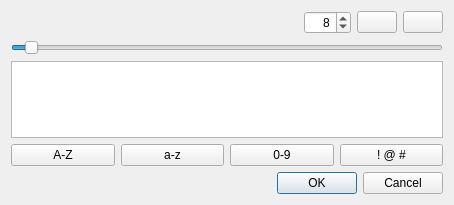
<?xml version="1.0" encoding="UTF-8"?>
<ui version="4.0">
 <class>KeyGenerator</class>
 <widget class="QDialog" name="KeyGenerator">
  <property name="geometry">
   <rect>
    <x>0</x>
    <y>0</y>
    <width>454</width>
    <height>205</height>
   </rect>
  </property>
  <property name="windowTitle">
   <string>Key Generator</string>
  </property>
  <layout class="QGridLayout" name="gridLayout">
   <item row="3" column="3">
    <widget class="QPushButton" name="IncludeSymbols">
     <property name="text">
      <string>! @ #</string>
     </property>
     <property name="checkable">
      <bool>true</bool>
     </property>
     <attribute name="buttonGroup">
      <string notr="true">buttonGroup</string>
     </attribute>
    </widget>
   </item>
   <item row="2" column="0" colspan="4">
    <widget class="QTextEdit" name="Code"/>
   </item>
   <item row="3" column="0">
    <widget class="QPushButton" name="IncludeCapitals">
     <property name="text">
      <string>A-Z</string>
     </property>
     <property name="checkable">
      <bool>true</bool>
     </property>
     <attribute name="buttonGroup">
      <string notr="true">buttonGroup</string>
     </attribute>
    </widget>
   </item>
   <item row="4" column="0" colspan="4">
    <widget class="QDialogButtonBox" name="buttonBox">
     <property name="orientation">
      <enum>Qt::Horizontal</enum>
     </property>
     <property name="standardButtons">
      <set>QDialogButtonBox::Cancel|QDialogButtonBox::Ok</set>
     </property>
    </widget>
   </item>
   <item row="1" column="0" colspan="4">
    <widget class="QSlider" name="keyLengthSlider">
     <property name="minimum">
      <number>4</number>
     </property>
     <property name="maximum">
      <number>128</number>
     </property>
     <property name="sliderPosition">
      <number>8</number>
     </property>
     <property name="orientation">
      <enum>Qt::Horizontal</enum>
     </property>
    </widget>
   </item>
   <item row="3" column="1">
    <widget class="QPushButton" name="IncludeSmall">
     <property name="text">
      <string>a-z</string>
     </property>
     <property name="checkable">
      <bool>true</bool>
     </property>
     <attribute name="buttonGroup">
      <string notr="true">buttonGroup</string>
     </attribute>
    </widget>
   </item>
   <item row="0" column="0" colspan="4">
    <layout class="QHBoxLayout" name="horizontalLayout">
     <item>
      <widget class="QLabel" name="SafeLevel">
       <property name="font">
        <font>
         <family>Noto Sans</family>
         <pointsize>10</pointsize>
         <bold>true</bold>
        </font>
       </property>
       <property name="text">
        <string/>
       </property>
      </widget>
     </item>
     <item>
      <spacer name="horizontalSpacer">
       <property name="orientation">
        <enum>Qt::Horizontal</enum>
       </property>
       <property name="sizeHint" stdset="0">
        <size>
         <width>40</width>
         <height>20</height>
        </size>
       </property>
      </spacer>
     </item>
     <item>
      <widget class="QSpinBox" name="KeyLength">
       <property name="alignment">
        <set>Qt::AlignRight|Qt::AlignTrailing|Qt::AlignVCenter</set>
       </property>
       <property name="minimum">
        <number>4</number>
       </property>
       <property name="maximum">
        <number>128</number>
       </property>
       <property name="value">
        <number>8</number>
       </property>
      </widget>
     </item>
     <item>
      <widget class="QPushButton" name="Update">
       <property name="text">
        <string/>
       </property>
       <property name="icon">
        <iconset resource="../images.qrc">
         <normaloff>:/images/update-document.svg</normaloff>:/images/update-document.svg</iconset>
       </property>
      </widget>
     </item>
     <item>
      <widget class="QPushButton" name="Copy">
       <property name="text">
        <string/>
       </property>
       <property name="icon">
        <iconset resource="../images.qrc">
         <normaloff>:/images/edit-copy.svg</normaloff>:/images/edit-copy.svg</iconset>
       </property>
      </widget>
     </item>
    </layout>
   </item>
   <item row="3" column="2">
    <widget class="QPushButton" name="IncludeNumbers">
     <property name="text">
      <string>0-9</string>
     </property>
     <property name="checkable">
      <bool>true</bool>
     </property>
     <attribute name="buttonGroup">
      <string notr="true">buttonGroup</string>
     </attribute>
    </widget>
   </item>
  </layout>
 </widget>
 <resources>
  <include location="../images.qrc"/>
 </resources>
 <connections>
  <connection>
   <sender>buttonBox</sender>
   <signal>accepted()</signal>
   <receiver>KeyGenerator</receiver>
   <slot>accept()</slot>
   <hints>
    <hint type="sourcelabel">
     <x>248</x>
     <y>254</y>
    </hint>
    <hint type="destinationlabel">
     <x>157</x>
     <y>274</y>
    </hint>
   </hints>
  </connection>
  <connection>
   <sender>buttonBox</sender>
   <signal>rejected()</signal>
   <receiver>KeyGenerator</receiver>
   <slot>reject()</slot>
   <hints>
    <hint type="sourcelabel">
     <x>316</x>
     <y>260</y>
    </hint>
    <hint type="destinationlabel">
     <x>286</x>
     <y>274</y>
    </hint>
   </hints>
  </connection>
 </connections>
 <buttongroups>
  <buttongroup name="buttonGroup">
   <property name="exclusive">
    <bool>false</bool>
   </property>
  </buttongroup>
 </buttongroups>
</ui>
